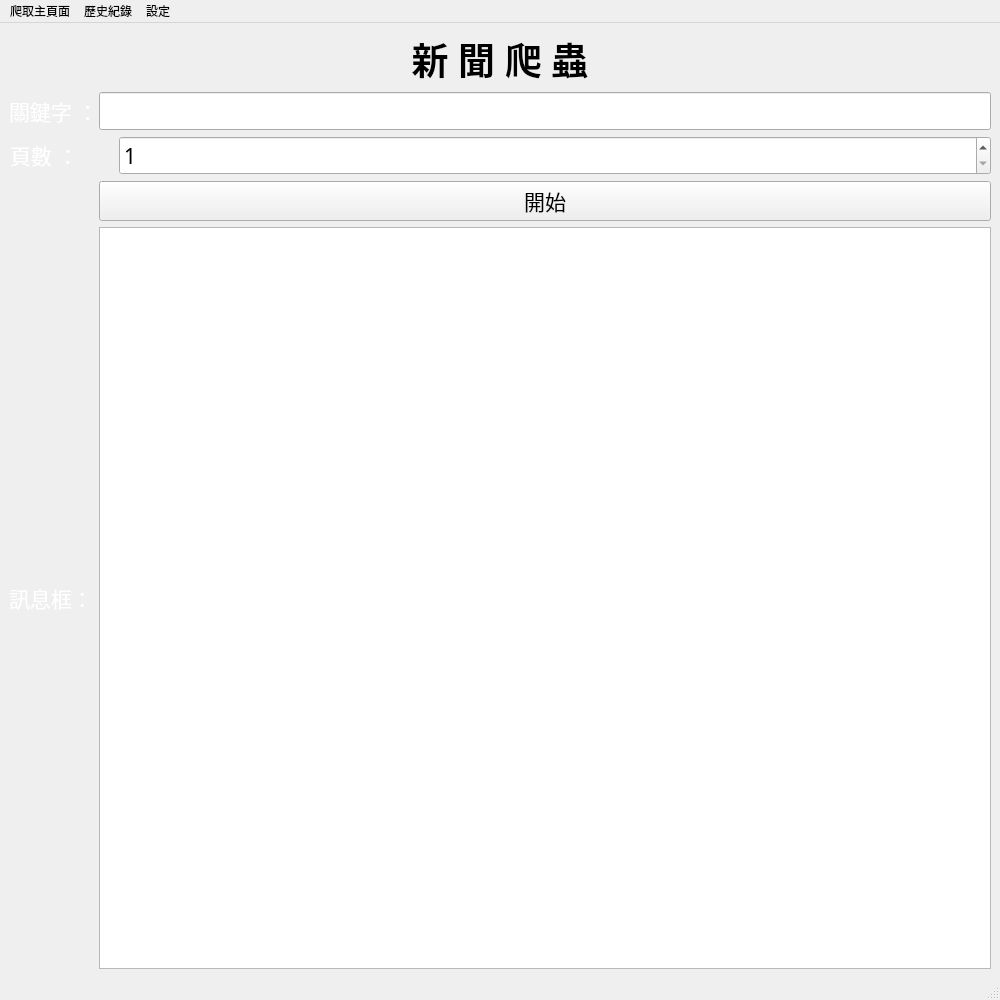
<?xml version="1.0" encoding="UTF-8"?>
<ui version="4.0">
 <class>MainWindow</class>
 <widget class="QMainWindow" name="MainWindow">
  <property name="enabled">
   <bool>true</bool>
  </property>
  <property name="geometry">
   <rect>
    <x>0</x>
    <y>0</y>
    <width>1000</width>
    <height>1000</height>
   </rect>
  </property>
  <property name="sizePolicy">
   <sizepolicy hsizetype="Preferred" vsizetype="Preferred">
    <horstretch>0</horstretch>
    <verstretch>0</verstretch>
   </sizepolicy>
  </property>
  <property name="windowTitle">
   <string>MainWindow</string>
  </property>
  <property name="autoFillBackground">
   <bool>false</bool>
  </property>
  <property name="styleSheet">
   <string notr="true"/>
  </property>
  <widget class="QWidget" name="centralwidget">
   <layout class="QGridLayout" name="gridLayout">
    <item row="3" column="1">
     <widget class="QPushButton" name="button_start">
      <property name="font">
       <font>
        <family>Agency FB</family>
        <pointsize>16</pointsize>
       </font>
      </property>
      <property name="layoutDirection">
       <enum>Qt::RightToLeft</enum>
      </property>
      <property name="text">
       <string>開始</string>
      </property>
     </widget>
    </item>
    <item row="2" column="0" colspan="2">
     <layout class="QHBoxLayout" name="horizontalLayout_2" stretch="0,1">
      <property name="spacing">
       <number>40</number>
      </property>
      <property name="leftMargin">
       <number>1</number>
      </property>
      <property name="rightMargin">
       <number>0</number>
      </property>
      <item>
       <widget class="QLabel" name="label_2">
        <property name="font">
         <font>
          <family>Agency FB</family>
          <pointsize>20</pointsize>
         </font>
        </property>
        <property name="text">
         <string>&lt;html&gt;&lt;head/&gt;&lt;body&gt;&lt;p&gt;&lt;span style=&quot; font-size:16pt; color:#ffffff;&quot;&gt;頁數 ：&lt;/span&gt;&lt;/p&gt;&lt;/body&gt;&lt;/html&gt;</string>
        </property>
        <property name="margin">
         <number>0</number>
        </property>
       </widget>
      </item>
      <item>
       <widget class="QSpinBox" name="spinBox_pages">
        <property name="font">
         <font>
          <family>Agency FB</family>
          <pointsize>16</pointsize>
         </font>
        </property>
        <property name="minimum">
         <number>1</number>
        </property>
        <property name="maximum">
         <number>100</number>
        </property>
       </widget>
      </item>
     </layout>
    </item>
    <item row="4" column="1">
     <widget class="QTextBrowser" name="textBrowser_msg">
      <property name="font">
       <font>
        <family>Agency FB</family>
        <pointsize>12</pointsize>
       </font>
      </property>
     </widget>
    </item>
    <item row="4" column="0">
     <widget class="QLabel" name="label_3">
      <property name="font">
       <font>
        <family>Agency FB</family>
        <pointsize>20</pointsize>
       </font>
      </property>
      <property name="text">
       <string>&lt;html&gt;&lt;head/&gt;&lt;body&gt;&lt;p&gt;&lt;span style=&quot; font-size:16pt; color:#ffffff;&quot;&gt;訊息框：&lt;/span&gt;&lt;/p&gt;&lt;/body&gt;&lt;/html&gt;</string>
      </property>
     </widget>
    </item>
    <item row="1" column="0" colspan="2">
     <layout class="QHBoxLayout" name="horizontalLayout">
      <property name="spacing">
       <number>0</number>
      </property>
      <property name="topMargin">
       <number>0</number>
      </property>
      <item>
       <widget class="QLabel" name="label">
        <property name="font">
         <font>
          <family>Agency FB</family>
          <pointsize>20</pointsize>
         </font>
        </property>
        <property name="styleSheet">
         <string notr="true"/>
        </property>
        <property name="text">
         <string>&lt;html&gt;&lt;head/&gt;&lt;body&gt;&lt;p&gt;&lt;span style=&quot; font-size:16pt; color:#ffffff;&quot;&gt;關鍵字 ：&lt;/span&gt;&lt;/p&gt;&lt;/body&gt;&lt;/html&gt;</string>
        </property>
        <property name="margin">
         <number>2</number>
        </property>
       </widget>
      </item>
      <item>
       <widget class="QLineEdit" name="lineEdit_keyword">
        <property name="font">
         <font>
          <family>Agency FB</family>
          <pointsize>16</pointsize>
         </font>
        </property>
        <property name="text">
         <string/>
        </property>
        <property name="alignment">
         <set>Qt::AlignLeading|Qt::AlignLeft|Qt::AlignVCenter</set>
        </property>
       </widget>
      </item>
     </layout>
    </item>
    <item row="0" column="0" colspan="2">
     <widget class="QLabel" name="label_4">
      <property name="font">
       <font>
        <family>Bahnschrift SemiBold</family>
        <pointsize>28</pointsize>
        <weight>75</weight>
        <bold>true</bold>
       </font>
      </property>
      <property name="frameShape">
       <enum>QFrame::NoFrame</enum>
      </property>
      <property name="lineWidth">
       <number>0</number>
      </property>
      <property name="text">
       <string>&lt;html&gt;&lt;head/&gt;&lt;body&gt;&lt;p&gt;新            聞          爬          蟲&lt;/p&gt;&lt;/body&gt;&lt;/html&gt;</string>
      </property>
      <property name="alignment">
       <set>Qt::AlignCenter</set>
      </property>
      <property name="margin">
       <number>14</number>
      </property>
      <property name="indent">
       <number>0</number>
      </property>
     </widget>
    </item>
   </layout>
  </widget>
  <widget class="QMenuBar" name="menubar">
   <property name="geometry">
    <rect>
     <x>0</x>
     <y>0</y>
     <width>1000</width>
     <height>17</height>
    </rect>
   </property>
   <widget class="QMenu" name="menu">
    <property name="title">
     <string>爬取主頁面</string>
    </property>
    <addaction name="actioner_NewsCrawler"/>
   </widget>
   <widget class="QMenu" name="menu2">
    <property name="title">
     <string>歷史紀錄</string>
    </property>
    <addaction name="actioner_history"/>
   </widget>
   <widget class="QMenu" name="menu_3">
    <property name="title">
     <string>設定</string>
    </property>
   </widget>
   <addaction name="menu"/>
   <addaction name="menu2"/>
   <addaction name="menu_3"/>
  </widget>
  <widget class="QStatusBar" name="statusbar"/>
  <action name="actioner_history">
   <property name="text">
    <string>新聞紀錄</string>
   </property>
  </action>
  <action name="actioner_NewsCrawler">
   <property name="text">
    <string>新聞爬蟲</string>
   </property>
  </action>
 </widget>
 <resources/>
 <connections/>
</ui>
